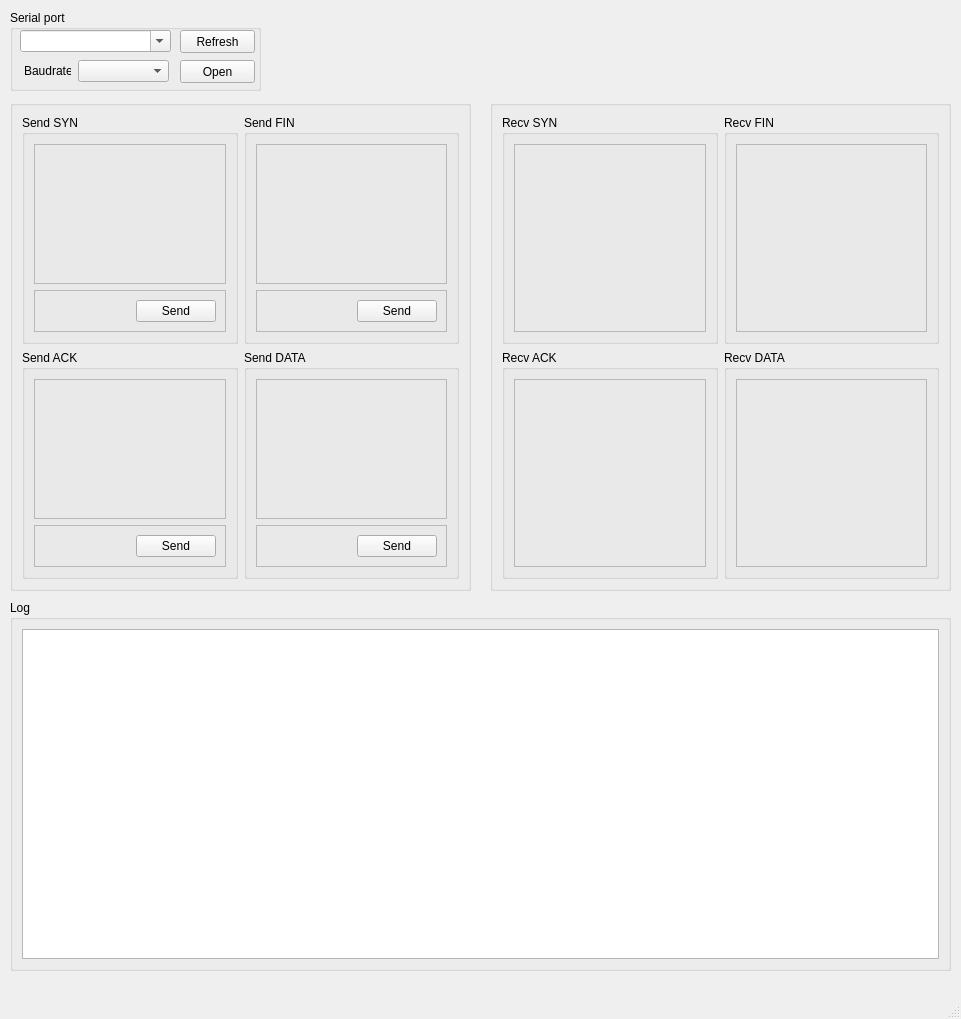
<?xml version="1.0" encoding="UTF-8"?>
<ui version="4.0">
 <class>MainWindow</class>
 <widget class="QMainWindow" name="MainWindow">
  <property name="geometry">
   <rect>
    <x>0</x>
    <y>0</y>
    <width>961</width>
    <height>1019</height>
   </rect>
  </property>
  <property name="windowTitle">
   <string>MainWindow</string>
  </property>
  <widget class="QWidget" name="centralwidget">
   <widget class="QGroupBox" name="groupBox">
    <property name="geometry">
     <rect>
      <x>10</x>
      <y>10</y>
      <width>251</width>
      <height>81</height>
     </rect>
    </property>
    <property name="title">
     <string>Serial port</string>
    </property>
    <widget class="QPushButton" name="butRefresh">
     <property name="geometry">
      <rect>
       <x>170</x>
       <y>20</y>
       <width>75</width>
       <height>23</height>
      </rect>
     </property>
     <property name="text">
      <string>Refresh</string>
     </property>
    </widget>
    <widget class="QPushButton" name="butOpenClose">
     <property name="geometry">
      <rect>
       <x>170</x>
       <y>50</y>
       <width>75</width>
       <height>23</height>
      </rect>
     </property>
     <property name="text">
      <string>Open</string>
     </property>
    </widget>
    <widget class="QComboBox" name="cbPortName">
     <property name="geometry">
      <rect>
       <x>10</x>
       <y>20</y>
       <width>151</width>
       <height>22</height>
      </rect>
     </property>
     <property name="editable">
      <bool>true</bool>
     </property>
    </widget>
    <widget class="QComboBox" name="cbBaudrate">
     <property name="geometry">
      <rect>
       <x>68</x>
       <y>50</y>
       <width>91</width>
       <height>22</height>
      </rect>
     </property>
    </widget>
    <widget class="QLabel" name="label">
     <property name="geometry">
      <rect>
       <x>14</x>
       <y>54</y>
       <width>47</width>
       <height>13</height>
      </rect>
     </property>
     <property name="text">
      <string>Baudrate</string>
     </property>
    </widget>
   </widget>
   <widget class="QGroupBox" name="groupBox_2">
    <property name="geometry">
     <rect>
      <x>10</x>
      <y>100</y>
      <width>461</width>
      <height>491</height>
     </rect>
    </property>
    <property name="title">
     <string/>
    </property>
    <layout class="QGridLayout" name="gridLayout_5">
     <item row="0" column="0">
      <widget class="QGroupBox" name="gbSendSyn">
       <property name="title">
        <string>Send SYN</string>
       </property>
       <layout class="QVBoxLayout" name="verticalLayout">
        <item>
         <widget class="QFrame" name="frSendSyn">
          <property name="frameShape">
           <enum>QFrame::StyledPanel</enum>
          </property>
          <property name="frameShadow">
           <enum>QFrame::Raised</enum>
          </property>
          <layout class="QGridLayout" name="gridLayout"/>
         </widget>
        </item>
        <item>
         <widget class="QFrame" name="frame">
          <property name="sizePolicy">
           <sizepolicy hsizetype="Preferred" vsizetype="Fixed">
            <horstretch>0</horstretch>
            <verstretch>0</verstretch>
           </sizepolicy>
          </property>
          <property name="frameShape">
           <enum>QFrame::StyledPanel</enum>
          </property>
          <property name="frameShadow">
           <enum>QFrame::Raised</enum>
          </property>
          <layout class="QHBoxLayout" name="horizontalLayout">
           <item>
            <spacer name="horizontalSpacer">
             <property name="orientation">
              <enum>Qt::Horizontal</enum>
             </property>
             <property name="sizeHint" stdset="0">
              <size>
               <width>40</width>
               <height>20</height>
              </size>
             </property>
            </spacer>
           </item>
           <item>
            <widget class="QPushButton" name="butSendSyn">
             <property name="text">
              <string>Send</string>
             </property>
            </widget>
           </item>
          </layout>
         </widget>
        </item>
       </layout>
      </widget>
     </item>
     <item row="0" column="1">
      <widget class="QGroupBox" name="gbSendFin">
       <property name="title">
        <string>Send FIN</string>
       </property>
       <layout class="QVBoxLayout" name="verticalLayout_2">
        <item>
         <widget class="QFrame" name="frSendFin">
          <property name="frameShape">
           <enum>QFrame::StyledPanel</enum>
          </property>
          <property name="frameShadow">
           <enum>QFrame::Raised</enum>
          </property>
          <layout class="QGridLayout" name="gridLayout_2"/>
         </widget>
        </item>
        <item>
         <widget class="QFrame" name="frame_2">
          <property name="sizePolicy">
           <sizepolicy hsizetype="Preferred" vsizetype="Fixed">
            <horstretch>0</horstretch>
            <verstretch>0</verstretch>
           </sizepolicy>
          </property>
          <property name="frameShape">
           <enum>QFrame::StyledPanel</enum>
          </property>
          <property name="frameShadow">
           <enum>QFrame::Raised</enum>
          </property>
          <layout class="QHBoxLayout" name="horizontalLayout_2">
           <item>
            <spacer name="horizontalSpacer_2">
             <property name="orientation">
              <enum>Qt::Horizontal</enum>
             </property>
             <property name="sizeHint" stdset="0">
              <size>
               <width>40</width>
               <height>20</height>
              </size>
             </property>
            </spacer>
           </item>
           <item>
            <widget class="QPushButton" name="butSendFin">
             <property name="text">
              <string>Send</string>
             </property>
            </widget>
           </item>
          </layout>
         </widget>
        </item>
       </layout>
      </widget>
     </item>
     <item row="1" column="0">
      <widget class="QGroupBox" name="gbSendAck">
       <property name="title">
        <string>Send ACK</string>
       </property>
       <layout class="QVBoxLayout" name="verticalLayout_3">
        <item>
         <widget class="QFrame" name="frSendAck">
          <property name="frameShape">
           <enum>QFrame::StyledPanel</enum>
          </property>
          <property name="frameShadow">
           <enum>QFrame::Raised</enum>
          </property>
          <layout class="QGridLayout" name="gridLayout_4"/>
         </widget>
        </item>
        <item>
         <widget class="QFrame" name="frame_3">
          <property name="sizePolicy">
           <sizepolicy hsizetype="Preferred" vsizetype="Fixed">
            <horstretch>0</horstretch>
            <verstretch>0</verstretch>
           </sizepolicy>
          </property>
          <property name="frameShape">
           <enum>QFrame::StyledPanel</enum>
          </property>
          <property name="frameShadow">
           <enum>QFrame::Raised</enum>
          </property>
          <layout class="QHBoxLayout" name="horizontalLayout_3">
           <item>
            <spacer name="horizontalSpacer_3">
             <property name="orientation">
              <enum>Qt::Horizontal</enum>
             </property>
             <property name="sizeHint" stdset="0">
              <size>
               <width>40</width>
               <height>20</height>
              </size>
             </property>
            </spacer>
           </item>
           <item>
            <widget class="QPushButton" name="butSendAck">
             <property name="text">
              <string>Send</string>
             </property>
            </widget>
           </item>
          </layout>
         </widget>
        </item>
       </layout>
      </widget>
     </item>
     <item row="1" column="1">
      <widget class="QGroupBox" name="gbSendData">
       <property name="title">
        <string>Send DATA</string>
       </property>
       <layout class="QVBoxLayout" name="verticalLayout_4">
        <item>
         <widget class="QFrame" name="frSendData">
          <property name="frameShape">
           <enum>QFrame::StyledPanel</enum>
          </property>
          <property name="frameShadow">
           <enum>QFrame::Raised</enum>
          </property>
          <layout class="QGridLayout" name="gridLayout_3"/>
         </widget>
        </item>
        <item>
         <widget class="QFrame" name="frame_4">
          <property name="sizePolicy">
           <sizepolicy hsizetype="Preferred" vsizetype="Fixed">
            <horstretch>0</horstretch>
            <verstretch>0</verstretch>
           </sizepolicy>
          </property>
          <property name="frameShape">
           <enum>QFrame::StyledPanel</enum>
          </property>
          <property name="frameShadow">
           <enum>QFrame::Raised</enum>
          </property>
          <layout class="QHBoxLayout" name="horizontalLayout_4">
           <item>
            <spacer name="horizontalSpacer_4">
             <property name="orientation">
              <enum>Qt::Horizontal</enum>
             </property>
             <property name="sizeHint" stdset="0">
              <size>
               <width>40</width>
               <height>20</height>
              </size>
             </property>
            </spacer>
           </item>
           <item>
            <widget class="QPushButton" name="butSendData">
             <property name="text">
              <string>Send</string>
             </property>
            </widget>
           </item>
          </layout>
         </widget>
        </item>
       </layout>
      </widget>
     </item>
    </layout>
   </widget>
   <widget class="QGroupBox" name="groupBox_3">
    <property name="geometry">
     <rect>
      <x>490</x>
      <y>100</y>
      <width>461</width>
      <height>491</height>
     </rect>
    </property>
    <property name="title">
     <string/>
    </property>
    <layout class="QGridLayout" name="gridLayout_6">
     <item row="0" column="0">
      <widget class="QGroupBox" name="gbRecvSyn">
       <property name="title">
        <string>Recv SYN</string>
       </property>
       <layout class="QVBoxLayout" name="verticalLayout_5">
        <item>
         <widget class="QFrame" name="frRecvSyn">
          <property name="frameShape">
           <enum>QFrame::StyledPanel</enum>
          </property>
          <property name="frameShadow">
           <enum>QFrame::Raised</enum>
          </property>
          <layout class="QGridLayout" name="gridLayout_7"/>
         </widget>
        </item>
       </layout>
      </widget>
     </item>
     <item row="0" column="1">
      <widget class="QGroupBox" name="gbRecvFin">
       <property name="title">
        <string>Recv FIN</string>
       </property>
       <layout class="QVBoxLayout" name="verticalLayout_6">
        <item>
         <widget class="QFrame" name="frRecvFin">
          <property name="frameShape">
           <enum>QFrame::StyledPanel</enum>
          </property>
          <property name="frameShadow">
           <enum>QFrame::Raised</enum>
          </property>
          <layout class="QGridLayout" name="gridLayout_8"/>
         </widget>
        </item>
       </layout>
      </widget>
     </item>
     <item row="1" column="0">
      <widget class="QGroupBox" name="gbRecvAck">
       <property name="title">
        <string>Recv ACK</string>
       </property>
       <layout class="QVBoxLayout" name="verticalLayout_7">
        <item>
         <widget class="QFrame" name="frRecvAck">
          <property name="frameShape">
           <enum>QFrame::StyledPanel</enum>
          </property>
          <property name="frameShadow">
           <enum>QFrame::Raised</enum>
          </property>
          <layout class="QGridLayout" name="gridLayout_9"/>
         </widget>
        </item>
       </layout>
      </widget>
     </item>
     <item row="1" column="1">
      <widget class="QGroupBox" name="gbRecvData">
       <property name="title">
        <string>Recv DATA</string>
       </property>
       <layout class="QVBoxLayout" name="verticalLayout_8">
        <item>
         <widget class="QFrame" name="frRecvData">
          <property name="frameShape">
           <enum>QFrame::StyledPanel</enum>
          </property>
          <property name="frameShadow">
           <enum>QFrame::Raised</enum>
          </property>
          <layout class="QGridLayout" name="gridLayout_10"/>
         </widget>
        </item>
       </layout>
      </widget>
     </item>
    </layout>
   </widget>
   <widget class="QGroupBox" name="groupBox_4">
    <property name="geometry">
     <rect>
      <x>10</x>
      <y>600</y>
      <width>941</width>
      <height>371</height>
     </rect>
    </property>
    <property name="title">
     <string>Log</string>
    </property>
    <layout class="QGridLayout" name="gridLayout_11">
     <item row="0" column="0">
      <widget class="QPlainTextEdit" name="pteLog"/>
     </item>
    </layout>
   </widget>
  </widget>
  <widget class="QMenuBar" name="menubar">
   <property name="geometry">
    <rect>
     <x>0</x>
     <y>0</y>
     <width>961</width>
     <height>21</height>
    </rect>
   </property>
  </widget>
  <widget class="QStatusBar" name="statusbar"/>
 </widget>
 <resources/>
 <connections/>
</ui>
